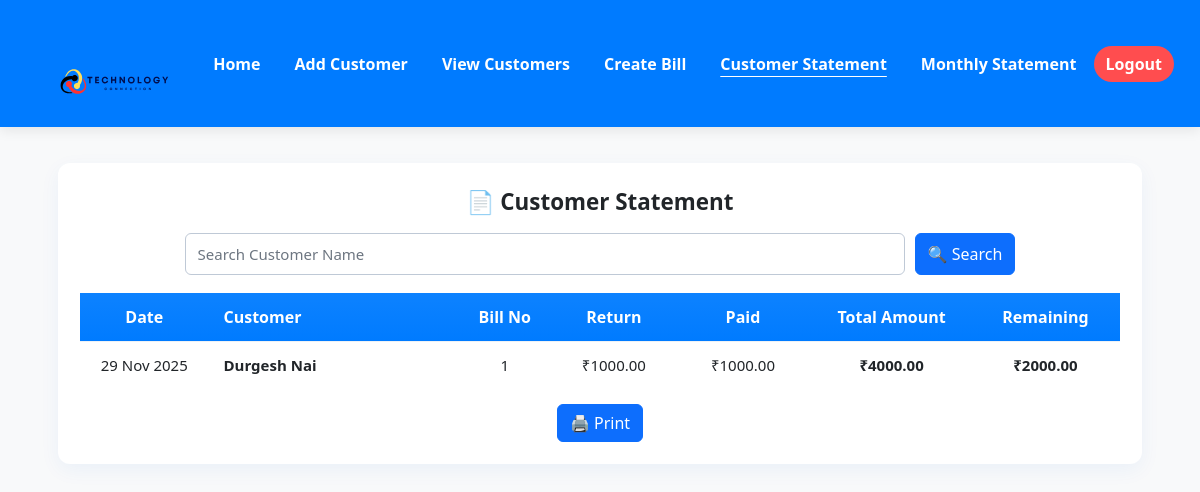
Screenshot of /customer-statement/ (signed in) with the database file from the repository.
### bills/models.py (models this page shows, shortened)
class Bill(models.Model):
    customer = models.ForeignKey(Customer, on_delete=models.SET_NULL, null=True, blank=True)
    customer_name = models.CharField(max_length=255, blank=True, null=True)
    phone = models.CharField(max_length=20, blank=True, null=True)
    date = models.DateField(default=timezone.now)
    bill_no = models.IntegerField(default=1)
    packing_qty = models.IntegerField(blank=True, null=True)
    packing_rate = models.DecimalField(max_digits=10, decimal_places=2, blank=True, null=True)
    packing_reason = models.CharField(max_length=255, blank=True, null=True)
    extra_reason = models.CharField(max_length=255, blank=True, null=True)
    extra_amount = models.DecimalField(max_digits=10, decimal_places=2, default=0)
    total_amount = models.DecimalField(max_digits=12, decimal_places=2, default=0)
    paid_amount = models.DecimalField(max_digits=12, decimal_places=2, default=0)
    returned_amount = models.DecimalField(max_digits=12, decimal_places=2, default=0)
    is_paid = models.BooleanField(default=False)
    paid_date = models.DateTimeField(null=True, blank=True)
    paid_by = models.ForeignKey(settings.AUTH_USER_MODEL, null=True, blank=True, on_delete=models.SET_NULL)
    class Meta:
        ordering = ['-date', '-bill_no']

### bills/views.py (the view)
# urls.py: path('customer-statement/', views.customer_statement, name='customer_statement'),
@login_required
def customer_statement(request):
    customer_name = request.GET.get('customer_name', '').strip()
    date_from = request.GET.get('from', '').strip()
    date_to = request.GET.get('to', '').strip()
    qs = Bill.objects.all()
    if customer_name:
        qs = qs.filter(customer_name__icontains=customer_name)
    if date_from:
        qs = qs.filter(date__gte=date_from)
    if date_to:
        qs = qs.filter(date__lte=date_to)
    qs = qs.order_by('-date', '-bill_no')
    bills = []
    for b in qs:
        total = Decimal(str(b.total_amount or 0))
        positive_paid = b.payments.filter(amount__gt=0).aggregate(sum=Sum("amount"))['sum'] or Decimal('0')
        returns_total = abs(b.payments.filter(amount__lt=0).aggregate(sum=Sum("amount"))['sum'] or Decimal('0'))
        remaining = max(total - positive_paid - returns_total, 0)
        b.returns_total = returns_total
        b.positive_paid = positive_paid
        b.remaining_amount = remaining
        bills.append(b)
    return render(request, 'bills/customer_statement.html', {
        'bills': bills,
        'search_name': customer_name,
        'date_from': date_from,
        'date_to': date_to,
    })

### bills/templates/bills/customer_statement.html (shortened to what this page needs)
{% extends "base.html" %}
{% block content %}
<div class="stmt-wrapper">
  <div class="stmt-card">
    <div class="stmt-title">📄 Customer Statement</div>
    <form method="get" class="stmt-controls">
      <input type="text" name="customer_name" value="{{ search_name }}" class="form-control" placeholder="Search Customer Name">
      <button type="submit" class="btn btn-primary">🔍 Search</button>
    </form>
    <div class="table-responsive">
      <table class="stmt-table">
        <thead>
          <tr>
            <th style="width:130px;">Date</th>
            <th style="width:250px; text-align:left; padding-left:15px;">Customer</th>
            <th style="width:100px;">Bill No</th>
            <th style="width:120px;">Return</th>
            <th style="width:140px;">Paid</th>
            <th style="width:160px;">Total Amount</th>
            <th style="width:150px;">Remaining</th>
          </tr>
        </thead>
        <tbody>
        {% if bills %}
          {% for b in bills %}
            <tr>
              <td>{{ b.date|date:"d M Y" }}</td>
              <td style="text-align:left; padding-left:15px; font-weight:600;">{{ b.customer_name }}</td>
              <td>{{ b.bill_no }}</td>
              <td>₹{{ b.returns_total|floatformat:2 }}</td>
              <td>₹{{ b.positive_paid|floatformat:2 }}</td>
              <td><b>₹{{ b.total_amount|floatformat:2 }}</b></td>
              <td><b>₹{{ b.remaining_amount|floatformat:2 }}</b></td>
            </tr>
          {% endfor %}
        {% else %}
          <tr>
            <td colspan="7" style="padding:18px; font-size:17px;">No data found</td>
          </tr>
        {% endif %}
        </tbody>
      </table>
    </div>
    <div class="text-center mt-3">
      <button class="btn btn-primary" onclick="window.print()">🖨️ Print</button>
    </div>
  </div>
</div>
{% endblock %}

### bills/templates/base.html (style rules this page uses)
:root { --primary: #007bff; --soft-bg: #f8f9fa; --muted: #6c757d; }
html, body { background: var(--soft-bg); margin:0; padding:0; font-family:'Segoe UI',system-ui,Arial; }

### bills/templates/bills/customer_statement.html (style rules this page uses)
.stmt-wrapper { padding: 36px 16px 60px; display:flex; justify-content:center; }
.stmt-card { width:100%; max-width:1100px; background:#fff; border-radius:12px; padding:22px; box-shadow:0 6px 20px rgba(3,102,214,0.06); }
.stmt-title { text-align:center; font-size:1.4rem; font-weight:800; margin-bottom:14px; }
.stmt-controls { display:flex; justify-content:center; gap:10px; margin-bottom:18px; flex-wrap:wrap; }
.stmt-controls .form-control { min-width:300px; max-width:60vw; }
.stmt-controls input.form-control { background: #fff !important; color: #000 !important; border: 1px solid #bfc9d6; height: 42px; font-size: 15px; }
.stmt-controls input.form-control::placeholder { color: #6d7681 !important; }
.stmt-table { width:100%; border-collapse:collapse; }
.stmt-table thead th { background: linear-gradient(180deg,#0d82ff,#007bff); color:#fff; padding:12px; font-weight:700; text-align:center; }
.stmt-table td { padding:12px; border-top:1px solid #eef2f6; text-align:center; font-size:15px; }

### rows the page displays
Bill: date "29 Nov 2025", customer_name "Durgesh Nai", bill_no "1", returns_total "1000.00", positive_paid "1000.00", total_amount "4000.00", remaining_amount "2000.00"
